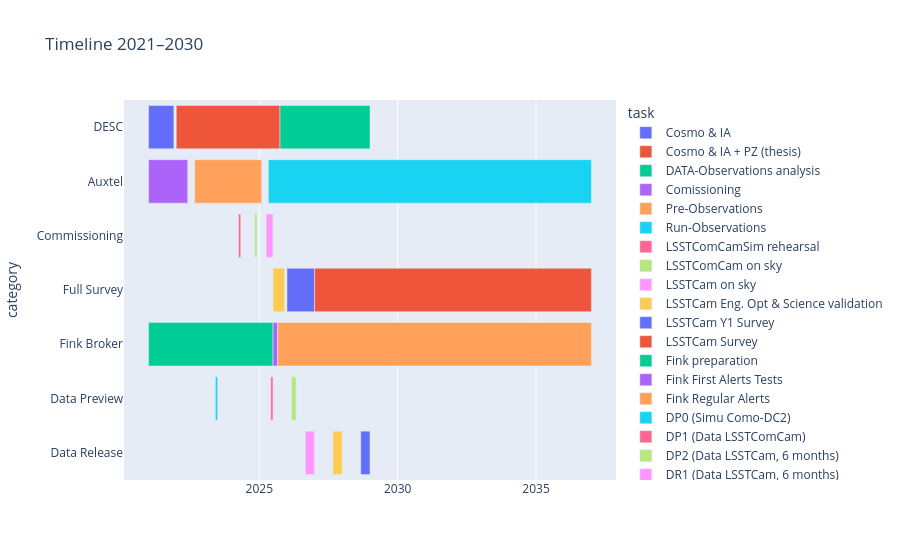

This figure's notebook cell:
### Code cell
import plotly.express as px

fig = px.timeline(df_timeline, x_start="start", x_end="end", y="category", color="task", title="Timeline 2021–2030")
fig.update_yaxes(autorange="reversed")  # Pour avoir Auxtel en haut
fig.show()

### Figure 1 — Plotly figure (JSON) as saved in the notebook; plotly's stock layout.template omitted (floating-point values rounded to 4 significant figures)
{"data": [{"base": ["2021-01-01T00:00:00.000000"], "hovertemplate": "task=Cosmo & IA<br>start=%{base}<br>end=%{x}<br>category=%{y}<extra></extra>", "legendgroup": "Cosmo & IA", "marker": {"color": "#636efa", "pattern": {"shape": ""}}, "name": "Cosmo & IA", "orientation": "h", "showlegend": true, "textposition": "auto", "type": "bar", "x": [28857600000], "xaxis": "x", "y": ["DESC"], "yaxis": "y"}, {"base": ["2022-01-01T00:00:00.000000"], "hovertemplate": "task=Cosmo & IA + PZ (thesis)<br>start=%{base}<br>end=%{x}<br>category=%{y}<extra></extra>", "legendgroup": "Cosmo & IA + PZ (thesis)", "marker": {"color": "#EF553B", "pattern": {"shape": ""}}, "name": "Cosmo & IA + PZ (thesis)", "orientation": "h", "showlegend": true, "textposition": "auto", "type": "bar", "x": [118281600000], "xaxis": "x", "y": ["DESC"], "yaxis": "y"}, {"base": ["2025-10-01T00:00:00.000000"], "hovertemplate": "task=DATA-Observations analysis <br>start=%{base}<br>end=%{x}<br>category=%{y}<extra></extra>", "legendgroup": "DATA-Observations analysis ", "marker": {"color": "#00cc96", "pattern": {"shape": ""}}, "name": "DATA-Observations analysis ", "orientation": "h", "showlegend": true, "textposition": "auto", "type": "bar", "x": [102643200000], "xaxis": "x", "y": ["DESC"], "yaxis": "y"}, {"base": ["2021-01-01T00:00:00.000000"], "hovertemplate": "task=Comissioning<br>start=%{base}<br>end=%{x}<br>category=%{y}<extra></extra>", "legendgroup": "Comissioning", "marker": {"color": "#ab63fa", "pattern": {"shape": ""}}, "name": "Comissioning", "orientation": "h", "showlegend": true, "textposition": "auto", "type": "bar", "x": [44582400000], "xaxis": "x", "y": ["Auxtel"], "yaxis": "y"}, {"base": ["2022-09-01T00:00:00.000000"], "hovertemplate": "task=Pre-Observations<br>start=%{base}<br>end=%{x}<br>category=%{y}<extra></extra>", "legendgroup": "Pre-Observations", "marker": {"color": "#FFA15A", "pattern": {"shape": ""}}, "name": "Pre-Observations", "orientation": "h", "showlegend": true, "textposition": "auto", "type": "bar", "x": [76377600000], "xaxis": "x", "y": ["Auxtel"], "yaxis": "y"}, {"base": ["2025-05-01T00:00:00.000000"], "hovertemplate": "task=Run-Observations<br>start=%{base}<br>end=%{x}<br>category=%{y}<extra></extra>", "legendgroup": "Run-Observations", "marker": {"color": "#19d3f3", "pattern": {"shape": ""}}, "name": "Run-Observations", "orientation": "h", "showlegend": true, "textposition": "auto", "type": "bar", "x": [368323200000], "xaxis": "x", "y": ["Auxtel"], "yaxis": "y"}, {"base": ["2024-04-01T00:00:00.000000"], "hovertemplate": "task=LSSTComCamSim rehearsal<br>start=%{base}<br>end=%{x}<br>category=%{y}<extra></extra>", "legendgroup": "LSSTComCamSim rehearsal", "marker": {"color": "#FF6692", "pattern": {"shape": ""}}, "name": "LSSTComCamSim rehearsal", "orientation": "h", "showlegend": true, "textposition": "auto", "type": "bar", "x": [2592000000], "xaxis": "x", "y": ["Commissioning"], "yaxis": "y"}, {"base": ["2024-11-01T00:00:00.000000"], "hovertemplate": "task=LSSTComCam on sky<br>start=%{base}<br>end=%{x}<br>category=%{y}<extra></extra>", "legendgroup": "LSSTComCam on sky", "marker": {"color": "#B6E880", "pattern": {"shape": ""}}, "name": "LSSTComCam on sky", "orientation": "h", "showlegend": true, "textposition": "auto", "type": "bar", "x": [2592000000], "xaxis": "x", "y": ["Commissioning"], "yaxis": "y"}, {"base": ["2025-04-01T00:00:00.000000"], "hovertemplate": "task=LSSTCam on sky<br>start=%{base}<br>end=%{x}<br>category=%{y}<extra></extra>", "legendgroup": "LSSTCam on sky", "marker": {"color": "#FF97FF", "pattern": {"shape": ""}}, "name": "LSSTCam on sky", "orientation": "h", "showlegend": true, "textposition": "auto", "type": "bar", "x": [7862400000], "xaxis": "x", "y": ["Commissioning"], "yaxis": "y"}, {"base": ["2025-07-01T00:00:00.000000"], "hovertemplate": "task=LSSTCam Eng. Opt & Science validation<br>start=%{base}<br>end=%{x}<br>category=%{y}<extra></extra>", "legendgroup": "LSSTCam Eng. Opt & Science validation", "marker": {"color": "#FECB52", "pattern": {"shape": ""}}, "name": "LSSTCam Eng. Opt & Science validation", "orientation": "h", "showlegend": true, "textposition": "auto", "type": "bar", "x": [13219200000], "xaxis": "x", "y": ["Full Survey"], "yaxis": "y"}, {"base": ["2026-01-01T00:00:00.000000"], "hovertemplate": "task=LSSTCam Y1 Survey<br>start=%{base}<br>end=%{x}<br>category=%{y}<extra></extra>", "legendgroup": "LSSTCam Y1 Survey", "marker": {"color": "#636efa", "pattern": {"shape": ""}}, "name": "LSSTCam Y1 Survey", "orientation": "h", "showlegend": true, "textposition": "auto", "type": "bar", "x": [31536000000], "xaxis": "x", "y": ["Full Survey"], "yaxis": "y"}, {"base": ["2027-01-01T00:00:00.000000"], "hovertemplate": "task=LSSTCam Survey<br>start=%{base}<br>end=%{x}<br>category=%{y}<extra></extra>", "legendgroup": "LSSTCam Survey", "marker": {"color": "#EF553B", "pattern": {"shape": ""}}, "name": "LSSTCam Survey", "orientation": "h", "showlegend": true, "textposition": "auto", "type": "bar", "x": [315619200000], "xaxis": "x", "y": ["Full Survey"], "yaxis": "y"}, {"base": ["2021-01-01T00:00:00.000000"], "hovertemplate": "task=Fink preparation<br>start=%{base}<br>end=%{x}<br>category=%{y}<extra></extra>", "legendgroup": "Fink preparation", "marker": {"color": "#00cc96", "pattern": {"shape": ""}}, "name": "Fink preparation", "orientation": "h", "showlegend": true, "textposition": "auto", "type": "bar", "x": [141868800000], "xaxis": "x", "y": ["Fink Broker"], "yaxis": "y"}, {"base": ["2025-07-01T00:00:00.000000"], "hovertemplate": "task=Fink First Alerts Tests<br>start=%{base}<br>end=%{x}<br>category=%{y}<extra></extra>", "legendgroup": "Fink First Alerts Tests", "marker": {"color": "#ab63fa", "pattern": {"shape": ""}}, "name": "Fink First Alerts Tests", "orientation": "h", "showlegend": true, "textposition": "auto", "type": "bar", "x": [5356800000], "xaxis": "x", "y": ["Fink Broker"], "yaxis": "y"}, {"base": ["2025-09-01T00:00:00.000000"], "hovertemplate": "task=Fink Regular Alerts<br>start=%{base}<br>end=%{x}<br>category=%{y}<extra></extra>", "legendgroup": "Fink Regular Alerts", "marker": {"color": "#FFA15A", "pattern": {"shape": ""}}, "name": "Fink Regular Alerts", "orientation": "h", "showlegend": true, "textposition": "auto", "type": "bar", "x": [357696000000], "xaxis": "x", "y": ["Fink Broker"], "yaxis": "y"}, {"base": ["2023-06-01T00:00:00.000000"], "hovertemplate": "task=DP0 (Simu Como-DC2)<br>start=%{base}<br>end=%{x}<br>category=%{y}<extra></extra>", "legendgroup": "DP0 (Simu Como-DC2)", "marker": {"color": "#19d3f3", "pattern": {"shape": ""}}, "name": "DP0 (Simu Como-DC2)", "orientation": "h", "showlegend": true, "textposition": "auto", "type": "bar", "x": [2592000000], "xaxis": "x", "y": ["Data Preview"], "yaxis": "y"}, {"base": ["2025-06-01T00:00:00.000000"], "hovertemplate": "task=DP1 (Data LSSTComCam)<br>start=%{base}<br>end=%{x}<br>category=%{y}<extra></extra>", "legendgroup": "DP1 (Data LSSTComCam)", "marker": {"color": "#FF6692", "pattern": {"shape": ""}}, "name": "DP1 (Data LSSTComCam)", "orientation": "h", "showlegend": true, "textposition": "auto", "type": "bar", "x": [2592000000], "xaxis": "x", "y": ["Data Preview"], "yaxis": "y"}, {"base": ["2026-03-01T00:00:00.000000"], "hovertemplate": "task=DP2 (Data LSSTCam, 6 months)<br>start=%{base}<br>end=%{x}<br>category=%{y}<extra></extra>", "legendgroup": "DP2 (Data LSSTCam, 6 months)", "marker": {"color": "#B6E880", "pattern": {"shape": ""}}, "name": "DP2 (Data LSSTCam, 6 months)", "orientation": "h", "showlegend": true, "textposition": "auto", "type": "bar", "x": [5270400000], "xaxis": "x", "y": ["Data Preview"], "yaxis": "y"}, {"base": ["2026-09-01T00:00:00.000000"], "hovertemplate": "task=DR1 (Data LSSTCam, 6 months) <br>start=%{base}<br>end=%{x}<br>category=%{y}<extra></extra>", "legendgroup": "DR1 (Data LSSTCam, 6 months) ", "marker": {"color": "#FF97FF", "pattern": {"shape": ""}}, "name": "DR1 (Data LSSTCam, 6 months) ", "orientation": "h", "showlegend": true, "textposition": "auto", "type": "bar", "x": [10540800000], "xaxis": "x", "y": ["Data Release"], "yaxis": "y"}, {"base": ["2027-09-01T00:00:00.000000"], "hovertemplate": "task=DR2 (Data LSSTCam)<br>start=%{base}<br>end=%{x}<br>category=%{y}<extra></extra>", "legendgroup": "DR2 (Data LSSTCam)", "marker": {"color": "#FECB52", "pattern": {"shape": ""}}, "name": "DR2 (Data LSSTCam)", "orientation": "h", "showlegend": true, "textposition": "auto", "type": "bar", "x": [10540800000], "xaxis": "x", "y": ["Data Release"], "yaxis": "y"}, {"base": ["2028-09-01T00:00:00.000000"], "hovertemplate": "task=DR3 (Data LSSTCam)<br>start=%{base}<br>end=%{x}<br>category=%{y}<extra></extra>", "legendgroup": "DR3 (Data LSSTCam)", "marker": {"color": "#636efa", "pattern": {"shape": ""}}, "name": "DR3 (Data LSSTCam)", "orientation": "h", "showlegend": true, "textposition": "auto", "type": "bar", "x": [10540800000], "xaxis": "x", "y": ["Data Release"], "yaxis": "y"}], "layout": {"barmode": "overlay", "legend": {"title": {"text": "task"}, "tracegroupgap": 0}, "title": {"text": "Timeline 2021–2030"}, "xaxis": {"anchor": "y", "domain": [0, 1], "type": "date"}, "yaxis": {"anchor": "x", "autorange": "reversed", "domain": [0, 1], "title": {"text": "category"}}}}
